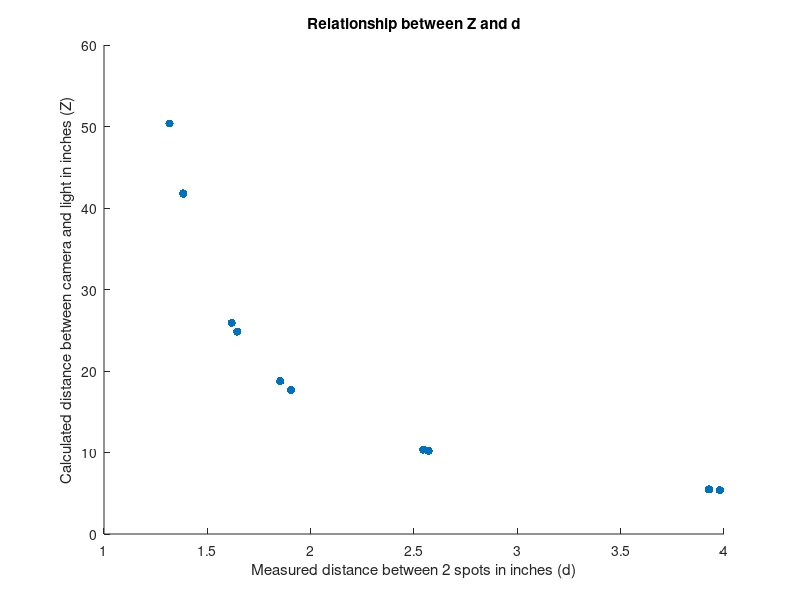

Here is the MATLAB script that generated this plot:
% points is an array of 12 pairs of (point1, point2) of the 12 images
% (DSC_0230.JPG to DSC_0241.JPG) where point1 is location of red spot,
% point2 is location of blue spot
load points.mat

% distances is an array of distances in pixels between red spot and
% blue spot
load distances.mat

% calibration_distance is the distance in pixels of the 11" long-side
% of the white sheet in DSC_0242.JPG
load calibration_distance.mat

% calibration_constant relates inches to pixels
calibration_constant = 11 / calibration_distance;

% x is distance between pinhole wall and back image wall
% x = 16"
x = 16;

% p is distance between pinholes
% p = 1"
p = 1;

% Z is an array of calculated distances between the camera and light
Z = [];

for i = 1:size(distances,2)
    Z(i) = x * p / (distances(1,i) * calibration_constant - p);
end

figure
scatter(distances * calibration_constant, Z, 'filled')
xlabel('Measured distance between 2 spots in inches (d)')
ylabel('Calculated distance between camera and light in inches (Z)') 
title('Relationship between Z and d')